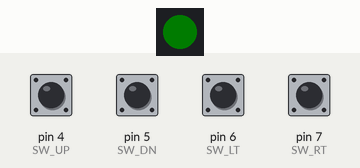
Recording of a sketch running on a simulated Arduino Leonardo, built with avr-gcc and run on an emulated ATmega32U4. On the bench: 1 RGB LEDs in strip order, left to right. The inputs (shaded band) are chosen by the test bench; at power-on: pin 4 (SW_UP), pin 5 (SW_DN), pin 6 (SW_LT), pin 7 (SW_RT) HIGH. Dim RGB values are drawn brighter than linear; EEPROM starts erased; USB keyboard and mouse output is not drawn; what the sketch prints to the serial monitor is not drawn.

Above: at 1.2 s.
1.3 s: pin 6 (SW_LT) pulled LOW for 1 s
At 1.7 s:
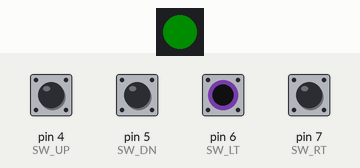
3.8 s: pin 4 (SW_UP) pulled LOW for 0.15 s
At 4.2 s:
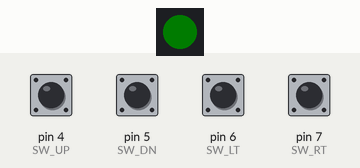
Timing chart, 0 to 6.0 s (numbered marks = the images above; inputs shaded):
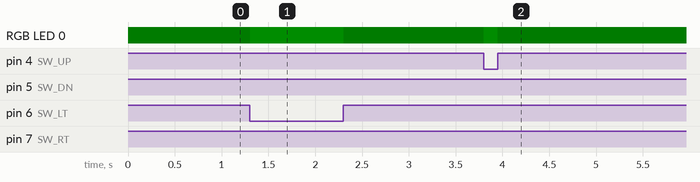

Measured:
- after the input at 1.3 s, RGB LED 0: RGB(0, 3, 0) → RGB(0, 13, 0) at once, → RGB(0, 3, 0) 1.0 s later
- after the input at 3.8 s, RGB LED 0: RGB(0, 3, 0) → RGB(0, 13, 0) at once, → RGB(0, 3, 0) 0.15 s later

The sketch:

7MM_Keyboard_4in1Cursor_v1C.ino
```cpp
// 7MM_Keyboard_4in1Cursor_v1C
// 2022-03-25-F

//=================================================================================

#include <EEPROM.h>
#include "Joystick.h" // PC Only -- Not XBOX AC
#include "Keyboard.h"
#include "Mouse.h"
#include <Adafruit_NeoPixel.h>

//=================================================================================

Joystick_ Joystick(JOYSTICK_DEFAULT_REPORT_ID,
                   JOYSTICK_TYPE_JOYSTICK,
                   0, 0,
                   true, true, false, false, false, false,
                   false, false, false, false, false);

// constructor: use non-default id, it's a joystick, no buttons,
//              there are no hat buttons, there is an X and Y analog
//              and no other controls.

// WARNING: This will NOT work with the XBOX Adaptive Controller
//          Adding Keyboard will cause the XBOX AC to ignore the joystick.

//=================================================================================

Adafruit_NeoPixel pixels = Adafruit_NeoPixel(1, 10, NEO_GRB + NEO_KHZ800);

uint32_t red = pixels.Color(16,0,0);
uint32_t green = pixels.Color(0,13,0);
uint32_t blue = pixels.Color(0,0,16);
uint32_t yellow = pixels.Color(13,13,0);
uint32_t aqua = pixels.Color(0,6,6);
uint32_t black = pixels.Color(0,0,0);
uint32_t white = pixels.Color(10,10,10);

uint32_t dimred = pixels.Color(4,0,0);
uint32_t dimgreen = pixels.Color(0,3,0);
uint32_t dimblue = pixels.Color(0,0,4);
uint32_t dimyellow = pixels.Color(3,3,0);

//=================================================================================

const boolean debug = true; // if true, output info to serial monitor or plotter.
const boolean debugVerbose = true; // if true, output more info to serial monitor.
const boolean debugPlot = false; // if true, output data for plotter/graph viewing.

//=================================================================================

// Keypad pins
#define SW_UP 4
#define SW_DN 5
#define SW_LT 6
#define SW_RT 7

//=================================================================================

// values from switches
bool rawLT, rawRT, rawUP, rawDN;

//=================================================================================

// invert if needed
const bool invHorz = false;
const bool invVert = false;

//=================================================================================

const int joyMin = 0;
const int joyMax = 1023;

//=================================================================================

// set the default min/max values.
// Adjust values based on what you actually get from the stick being used.

int minHorz=0;
int centeredHorz=512;
int maxHorz=1023;

int minVert=0;
int centeredVert=512;
int maxVert=1023;

int adjHorz = 512;
int adjVert = 512;
int mapHorz;
int mapVert;


//=================================================================================

//Mode of the device

int mode = 0;
#define WASD 1
#define CURS 2
#define MOUS 3
#define JOYS 4

//=================================================================================

void setup() {

  if (debug) {
    Serial.begin(115200);
    Serial.println("FourInOneCursorKeyboard");
  }

  // Set U/D/L/R (from keypad) to input
  pinMode(SW_UP, INPUT_PULLUP);
  pinMode(SW_DN, INPUT_PULLUP);
  pinMode(SW_LT, INPUT_PULLUP);
  pinMode(SW_RT, INPUT_PULLUP);

  //Turn off the TX/RX red LEDs
  pinMode(LED_BUILTIN_TX,INPUT);
  pinMode(LED_BUILTIN_RX,INPUT);

  //Get the default/last mode.
  mode=getDefaultSetting();

  Keyboard.begin();
  Mouse.begin();
  Joystick.begin(false);
  Joystick.setXAxisRange(joyMin, joyMax); Joystick.setXAxis(0);
  Joystick.setYAxisRange(joyMin, joyMax); Joystick.setYAxis(0);
  Joystick.sendState();


  // Startup the NeoPixel
  pixels.begin(); pixels.clear(); pixels.show();

}//setup


//=================================================================================


void loop() {

  // Read values from input pins.
  rawUP = digitalRead(SW_UP);
  rawDN = digitalRead(SW_DN);
  rawLT = digitalRead(SW_LT);
  rawRT = digitalRead(SW_RT);

  //Check to see if user is changing the mode
  if (!rawUP && !rawDN && !rawLT && !rawRT) { mode=checkForSettingChange(); }

  if (mode==WASD) { processWASD(); }
  if (mode==CURS) { processCursor(); }
  if (mode==MOUS) { processMouse(); }
  if (mode==JOYS) { processJoystick(); }

  pixelKeypress();

  if (debug) {serialDebug();}

}//loop


//=================================================================================

void processWASD() {

  // Note that the digital input pins are set as PULLUP
  // so we look for the inverted (zero) boolean value!!

  if (!rawUP) { Keyboard.press('w'); }
  else if (!rawLT) { Keyboard.press('a'); }
  else if (!rawDN) { Keyboard.press('s'); }
  else if (!rawRT) { Keyboard.press('d'); }
  else { Keyboard.releaseAll(); }

}

//=================================================================================

void processCursor() {

  // Note that the digital input pins are set as PULLUP
  // so we look for the inverted (zero) boolean value!!

  if (!rawUP) { Keyboard.press(KEY_UP_ARROW); }
  else if (!rawDN) { Keyboard.press(KEY_DOWN_ARROW); }
  else if (!rawLT) { Keyboard.press(KEY_LEFT_ARROW); }
  else if (!rawRT) { Keyboard.press(KEY_RIGHT_ARROW); }
  else { Keyboard.releaseAll(); }

}

//=================================================================================

void processMouse() {

  // Note that the digital input pins are set as PULLUP
  // so we look for the inverted (zero) boolean value!!

  if (!rawUP) { Mouse.move(0, -1); }
  if (!rawDN) { Mouse.move(0, +1); }
  if (!rawLT) { Mouse.move(-1, 0); }
  if (!rawRT) { Mouse.move(+1, 0); }

}

//=================================================================================

void processJoystick() {

  int stepsPerLoop = 2;

  //vertical - up/down
  if (!rawUP) { if (adjVert>minVert) { adjVert=adjVert-stepsPerLoop; } else { adjVert=minVert; } }
  if (!rawDN) { if (adjVert<maxVert) { adjVert=adjVert+stepsPerLoop; } else { adjVert=maxVert; } }
  if (rawUP && rawDN) { adjVert=centeredVert; }

  if (!rawLT) { if (adjHorz>minHorz) {adjHorz=adjHorz-stepsPerLoop;} else {adjHorz=minHorz;} }
  if (!rawRT) { if (adjHorz<maxHorz) {adjHorz=adjHorz+stepsPerLoop;} else {adjHorz=maxHorz;} }
  if (rawLT && rawRT) { adjHorz=centeredHorz; }

  // Map values to a range the XAC likes
  mapVert = map(adjVert, minVert, maxVert, joyMin, joyMax);
  mapHorz = map(adjHorz, minHorz, maxHorz, joyMin, joyMax);

  // Invert value if requested (if "up" should go "down" or "left" to "right")
  if (invVert) {mapVert = -mapVert;}
  if (invHorz) {mapHorz = -mapHorz;}

  // Send the values to the joystick object
  Joystick.setYAxis(mapVert);
  Joystick.setXAxis(mapHorz);

  // Send updated joystick state to HID upstream
  Joystick.sendState();

}


//=================================================================================

void pixelKeypress() {

  if (!rawUP || !rawDN || !rawLT || !rawRT) {
    // A button was pressed, show bright color associated with current mode
    if (mode==JOYS) { pixels.clear(); pixels.setPixelColor(0, red); pixels.show(); }
    else if (mode==MOUS) { pixels.clear(); pixels.setPixelColor(0, green); pixels.show(); }
    else if (mode==WASD) { pixels.clear(); pixels.setPixelColor(0, blue); pixels.show(); }
    else if (mode==CURS) { pixels.clear(); pixels.setPixelColor(0, yellow); pixels.show(); }
    else {pixels.clear(); pixels.setPixelColor(0, black); pixels.show(); }
  }
  else {
    // No buttons currently pressed. Show dim color associated with current mode
    if (mode==JOYS) { pixels.clear(); pixels.setPixelColor(0, dimred); pixels.show(); }
    else if (mode==MOUS) { pixels.clear(); pixels.setPixelColor(0, dimgreen); pixels.show(); }
    else if (mode==WASD) { pixels.clear(); pixels.setPixelColor(0, dimblue); pixels.show(); }
    else if (mode==CURS) { pixels.clear(); pixels.setPixelColor(0, dimyellow); pixels.show(); }
    else {pixels.clear(); pixels.setPixelColor(0, black); pixels.show(); }
  }

}

//=================================================================================

int getDefaultSetting() {

  int eeAddress = 0; // Address zero
  byte eeValue = EEPROM.read(eeAddress);

  //If invalid value (never initialized) set to MOUSE mode and update EEPROM
  if (eeValue < 1 || eeValue > 4) {
    eeValue = MOUS;
    EEPROM.update(eeAddress, eeValue);
    }

  return (int) eeValue;

}

//=================================================================================

int checkForSettingChange() {

  int selectedMode = mode;
  int startupDelay = 5000; // 5 seconds

  //Quit sending keys during setting change
  if (mode==WASD || mode==CURS) { Keyboard.releaseAll(); }

  // Wait for user to release all buttons
  while(!digitalRead(SW_UP) || !digitalRead(SW_DN) || !digitalRead(SW_LT) || !digitalRead(SW_RT)) {
    pixels.clear(); pixels.setPixelColor(0, black); pixels.show(); delay(100);
    pixels.clear(); pixels.setPixelColor(0, white); pixels.show(); delay(100);
  }

  long startupTime = millis();
  while((millis()-startupTime) <= startupDelay) {
    if (!digitalRead(SW_UP)) { selectedMode = JOYS; break; }
    if (!digitalRead(SW_DN)) { selectedMode = MOUS; break; }
    if (!digitalRead(SW_LT)) { selectedMode = WASD; break; }
    if (!digitalRead(SW_RT)) { selectedMode = CURS; break; }
  }

  pixels.clear(); pixels.setPixelColor(0, black); pixels.show();

  // Wait for user to release all buttons
  while(!digitalRead(SW_UP) || !digitalRead(SW_DN) || !digitalRead(SW_LT) || !digitalRead(SW_RT)) { }

  // Update eeprom if mode changed
  if (selectedMode!=mode) {
    int eeAddress = 0; // Address zero
    EEPROM.update(eeAddress, selectedMode);
  }

  delay(250);
  return selectedMode;
}

//=================================================================================

void serialDebug() {

    if (!debugPlot && debugVerbose) {
        Serial.print("mode: ");
        Serial.print(mode);
        Serial.print(" ");
        Serial.print("U/D/L/R: ");
        Serial.print(rawUP);
        Serial.print(" ");
        Serial.print(rawDN);
        Serial.print(" ");
        Serial.print(rawLT);
        Serial.print(" ");
        Serial.print(rawRT);
        Serial.print(" ");
      }//!debugPlot && debugVerbose

      if (!debugPlot) {
        Serial.print("Adj V/H: ");
        Serial.print(adjVert);
        Serial.print(" ");
        Serial.print(adjHorz);
        Serial.print(" ");
    }//!debugPlot

    if (!debugPlot) {Serial.print("Map V/H: ");}

    Serial.print(mapVert);
    if (invVert && !debugPlot) { Serial.print("i"); } // i indicates value was inverted
    Serial.print(" ");
    Serial.print(mapHorz);
    if (invHorz && !debugPlot) { Serial.print("i"); } // i indicates value was inverted
    Serial.print(" ");

    Serial.println();

}//serialDebug

//=================================================================================
```
